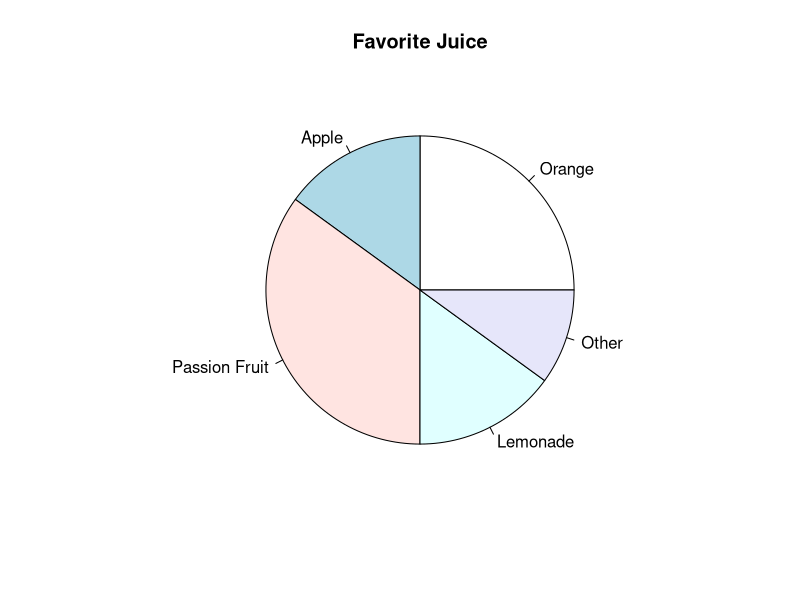
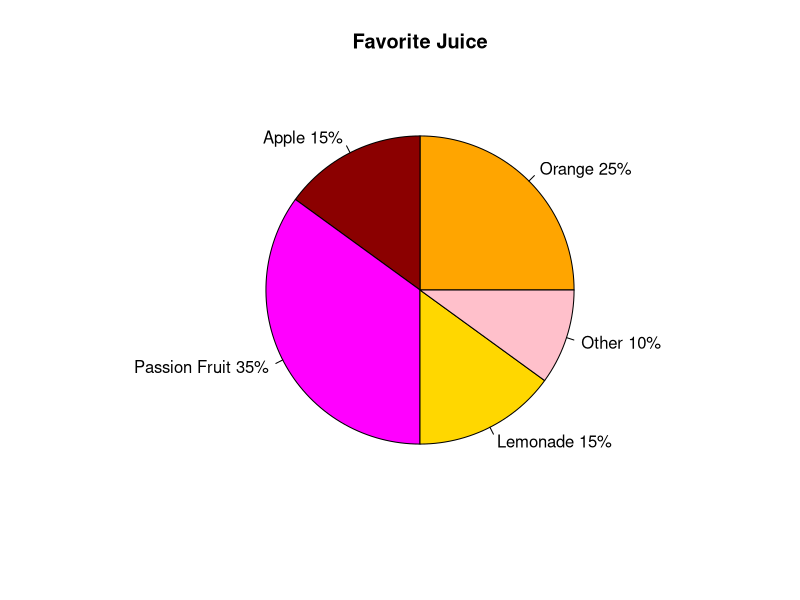

Source code (R) for these figures, in order: (Note: this script raises an error after producing the figures.)
## ---- chunk 1

## ---- chunk 2
# Pie Chart

# Simple Pie Chart
votes <- c(25, 15, 35, 15, 10)
juice <- c("Orange", "Apple", "Passion Fruit", "Lemonade", "Other")

pie(votes, labels = juice, main="Favorite Juice")


#Add labels and colors
cols <- c("orange", "red4", "magenta", "gold", "pink")
pct <- round(votes/sum(votes)*100)
juice <- paste(juice, pct) # add percents to labels
juice <- paste(juice,"%",sep="") # ad % to labels

pie(votes, labels = juice, col=cols, main="Favorite Juice")


# ggplot piechart
pc <- data.frame(juice, votes, cols, pct)

p1 <- ggplot(pc, aes (x="", y = votes, fill = factor(juice))) + 
      geom_bar(width = 1, stat = "identity") +
      geom_text(aes(label = paste(pct, "%")),
                position = position_stack(vjust = 0.5)) + # add labels inside
      scale_fill_manual(values = cols) + # change colors
      theme_classic() +
      theme(plot.title = element_text(hjust=0.5),
            axis.line = element_blank(),
            axis.text = element_blank(),
            axis.ticks = element_blank()) +
       labs(fill = "Juice", x = NULL, y = NULL,
       title = "Favorite Juice") + 
  coord_polar("y")

p1  
  
## ---- chunk 3
# Bar graph

data("PlantGrowth")

p2 <- ggplot(PlantGrowth, aes(x=group, y=weight, group=group), color = group) +
  geom_bar(aes(fill = group), stat = "identity",position = "dodge") +
  labs(y = "Weight",         #Adjust axis labels
       x = "Control Group", 
       title = "Experiment - Yield Plant Weight by Control Group", 
       subtitle = "", # Add a sub title
       caption = "Source: RStudio") +  # Cite source
       theme_minimal() +
       theme(legend.position = "none") # remove legend

p2

## ---- chunk 4
# line graph
sex <- c('M' = 'B12001_003', 'F' = 'B12001_012')
nevermar <- c('M' = 'B12001_002', 'F' = 'B12001_011')

nmM09 <- get_acs(geography="county", state = "FL", variables = 'B12001_003', 
                 summary_var = 'B12001_002', geometry = TRUE,
              year = 2009, output = 'tidy') %>%
              group_by(NAME) %>%
              mutate(perctM = round((estimate/summary_est)*100,1),
                     year = 2009) %>%
              select(GEOID,NAME,perctM,year) 

nmF09 <- get_acs(geography="county", state = "FL", variables = 'B12001_012', 
                 summary_var = 'B12001_011',
              year = 2009, output = 'tidy') %>%
              group_by(NAME) %>%
              mutate(perctF = round((estimate/summary_est)*100,1),
                     year = 2009) %>%
              select(GEOID,NAME,perctF,year) 



nmM <- rbind(nmM09,nmM10,nmM11,nmM12,nmM13,nmM14,nmM15,nmM16,nmM17,nmM18,nmM19)
nmF <- rbind(nmF09,nmF10,nmF11,nmF12,nmF13,nmF14,nmF15,nmF16,nmF17,nmF18,nmF19)
nm <- left_join(nmM,nmF)
nm <- nm %>% rename(fips = GEOID)


ggplot(nm, aes(year, total, colour=variable, fill = variable)) + 
       geom_bar(aes(group = variable), stat = "identity",position = "dodge")  +
       #scale_color_manual(values = c("navyblue")) + # change the color
       theme(axis.text.x=element_text(angle = 60,hjust = 0.5,size = 6.5)) + # Change angle of x-axis labels
       ylab("Total Fertility Rate (TFR)") +
       labs(title = "Global Fertlity Rates (1950-2020)",
            caption = "Source: United Nations, Department of Economic
and Social Affairs, Population Division (2019)") 



data(tfr)
tfrdata <- tfr %>%
  gather(Year, tfr, '1950-1955':'2015-2020') %>%
  filter(country_code %in% c(900))

p3 <- ggplot(tfrdata, aes(Year, tfr, colour=name)) + 
       geom_line(aes(group = name))  +
       scale_color_manual(values = c("navyblue")) + # change the color
       theme(axis.text.x=element_text(angle = 60,hjust = 0.5,size = 6.5)) + # Change angle of x-axis labels
       ylab("Total Fertility Rate (TFR)") +
       labs(title = "Global Fertlity Rates (1950-2020)",
            caption = "Source: United Nations, Department of Economic
and Social Affairs, Population Division (2019)") 

p3


# Change line type
ggplot(tfrdata, aes(Year, tfr, colour=name)) + 
       geom_line(aes(group = name), linetype = "dashed")+ # Change line type
       scale_color_manual(values = c("navyblue")) + # change the color
       theme(axis.text.x=element_text(angle = 60,hjust = 0.5,size = 6.5)) + # Change angle of x-axis labels
       ylab("Total Fertility Rate (TFR)") +
       labs(title = "Global Fertlity Rates (1950-2020)",
            caption = "Source: United Nations, Department of Economic
and Social Affairs, Population Division (2019)") 


## ---- chunk 5
# Scatter plot

x <- c(2.1,10.5,4.2,15.3,13.6,19.3,5.6,3.2,12.6,3.8,14.1,
       1.6,19.6,23.4,24.0,3.0,23.0,22.5,22.0,24.9,23.0)
y <- c(1.9,11.4,4.7,16.2,13.2,18.9,5.4,2.9,12.4,21.0,5.0,23.1, 
       4.1,2.6,3.2,20.0,4.1,24.5,21.0,24.0,23.0)

plot(x, y) # Basic scatter plot
plot(x, y, pch=8, col="green", cex = 1) # shape, color and size


data(diamonds)
head(diamonds)

ggplot(diamonds, aes(x = carat, y = price)) + # basic ggplot scatter plot
    geom_point()

p4 <- ggplot(diamonds, aes(x = carat, y = price)) +
    geom_point(aes(color = factor(cut), shape = cut), # change color and shape by group
               size = 1) # change shape size

p4



## ---- chunk 6

# Put all of the charts and graphs together
# It doesn't look that pretty but you can make a mini dashboard with your charts and graphs

install.packages("patchwork")
library("patchwork")

(p1 | p2) /
  (p3 | p4)


